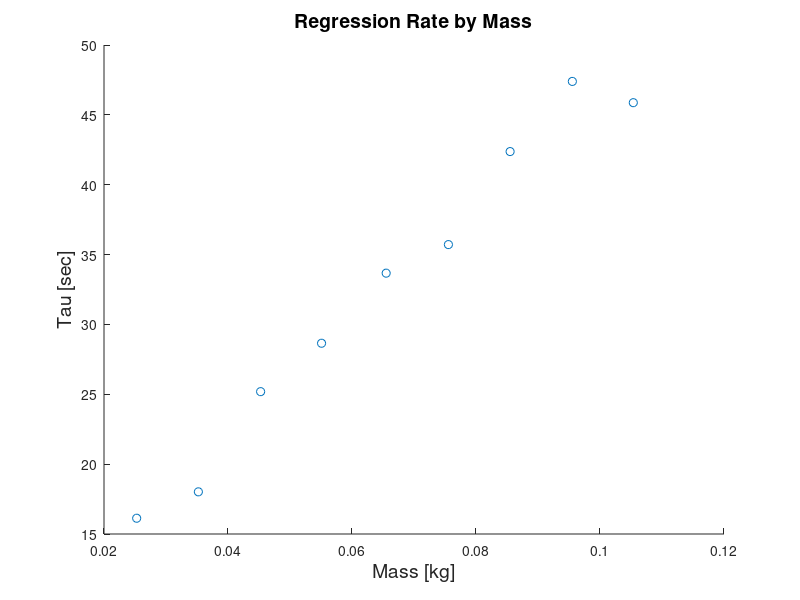
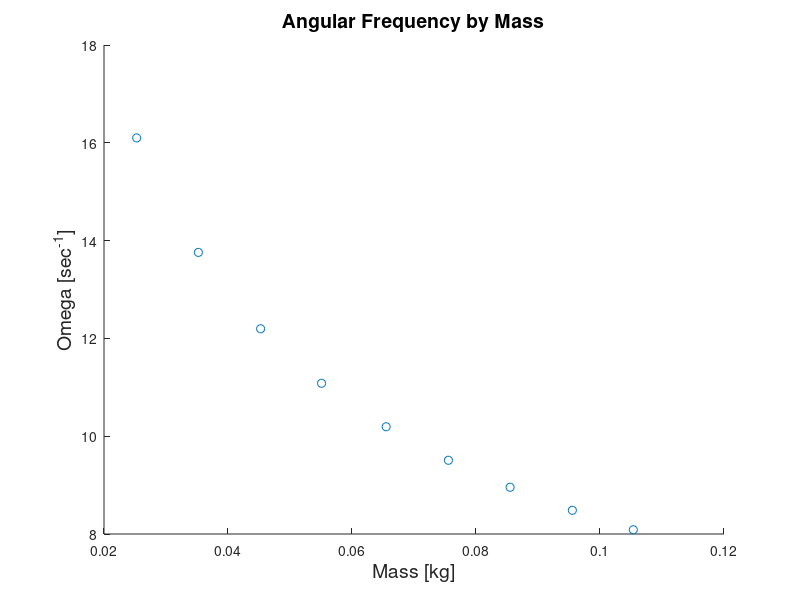
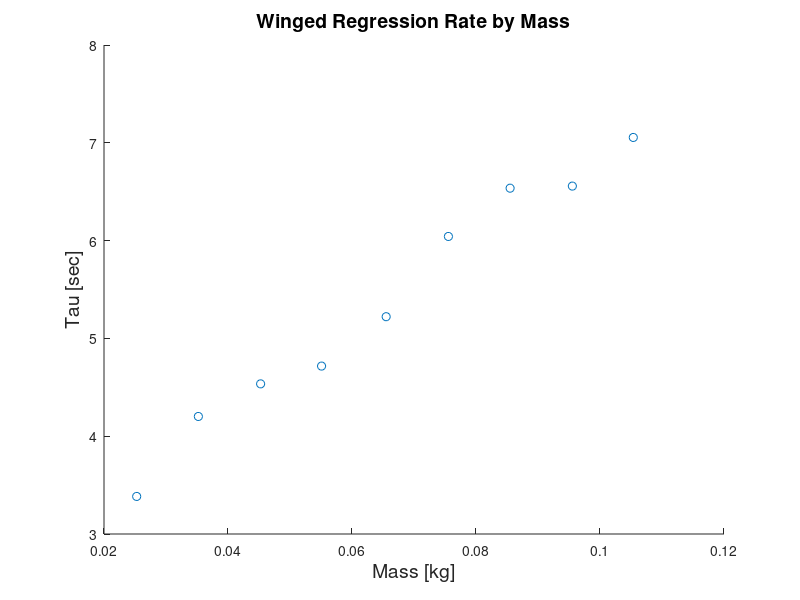
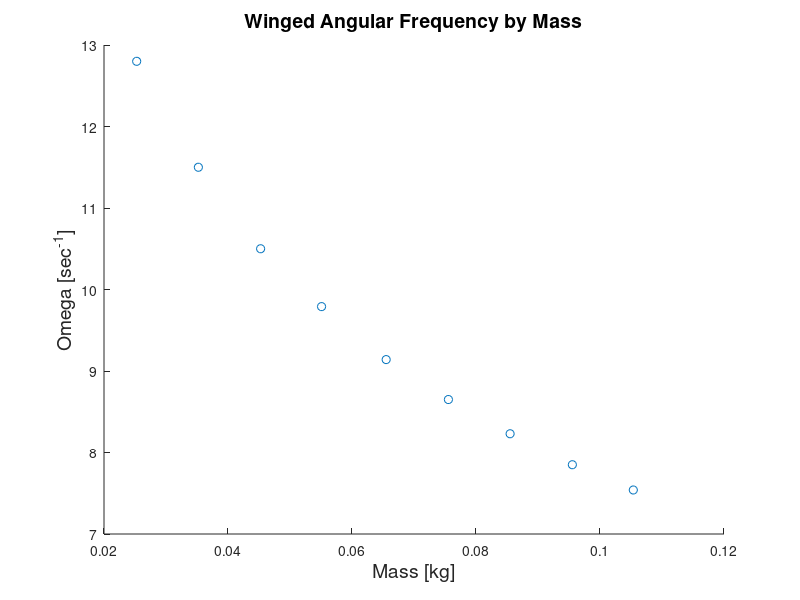

Write MATLAB code to recreate these figures, in order.
clear;
close all;

mass = [10.04 19.99 30.03 39.86, ...
    50.28 60.32 70.27 80.31 90.14].' / 1000;
platform = ones(9,1) * (15.23 / 1000);
mass = mass + platform;
wings = ones(9,1) * (6.38 + 6.09) / 1000;
mass_winged = mass + wings;

tau = [16.12903226 18.01801802 25.18891688 28.65329513, ...
    33.67003367 35.71428571 42.37288136 47.39336493 45.87155963];
omega = [16.1 13.759 12.197 11.082, ...
    10.193 9.508 8.956 8.485 8.087];
omega0 = [16.5696954731466 14.0353249479338 12.3811182914075 11.2222712468034, ...
    10.2911367223901 9.58296525252519 9.00811849557994 8.52166641033568 8.11444195057850];
omega0_err = ones(9, 1) / 1000;
tau_winged = [3.384094755 4.201680672 4.535147392 4.716981132, ...
    5.221932115 6.042296073 6.535947712 6.557377049 7.054673721];
omega_winged = [12.8 11.5 10.5, ...
    9.79 9.14 8.65 8.23 7.85 7.54];

theo_winged_omega = sqrt(omega.^2 - 1./tau_winged.^2);

figure; scatter(mass, tau);
xlabel('Mass [kg]', 'FontSize', 14);
ylabel('Tau [sec]', 'FontSize', 14);
title('Regression Rate by Mass', 'FontSize', 14);
figure; scatter(mass, omega);
xlabel('Mass [kg]', 'FontSize', 14);
ylabel('Omega [sec^-^1]', 'FontSize', 14);
title('Angular Frequency by Mass', 'FontSize', 14);
figure; scatter(mass, tau_winged);
xlabel('Mass [kg]', 'FontSize', 14);
ylabel('Tau [sec]', 'FontSize', 14);
title('Winged Regression Rate by Mass', 'FontSize', 14);
figure; scatter(mass, omega_winged);
xlabel('Mass [kg]', 'FontSize', 14);
ylabel('Omega [sec^-^1]', 'FontSize', 14);
title('Winged Angular Frequency by Mass', 'FontSize', 14);